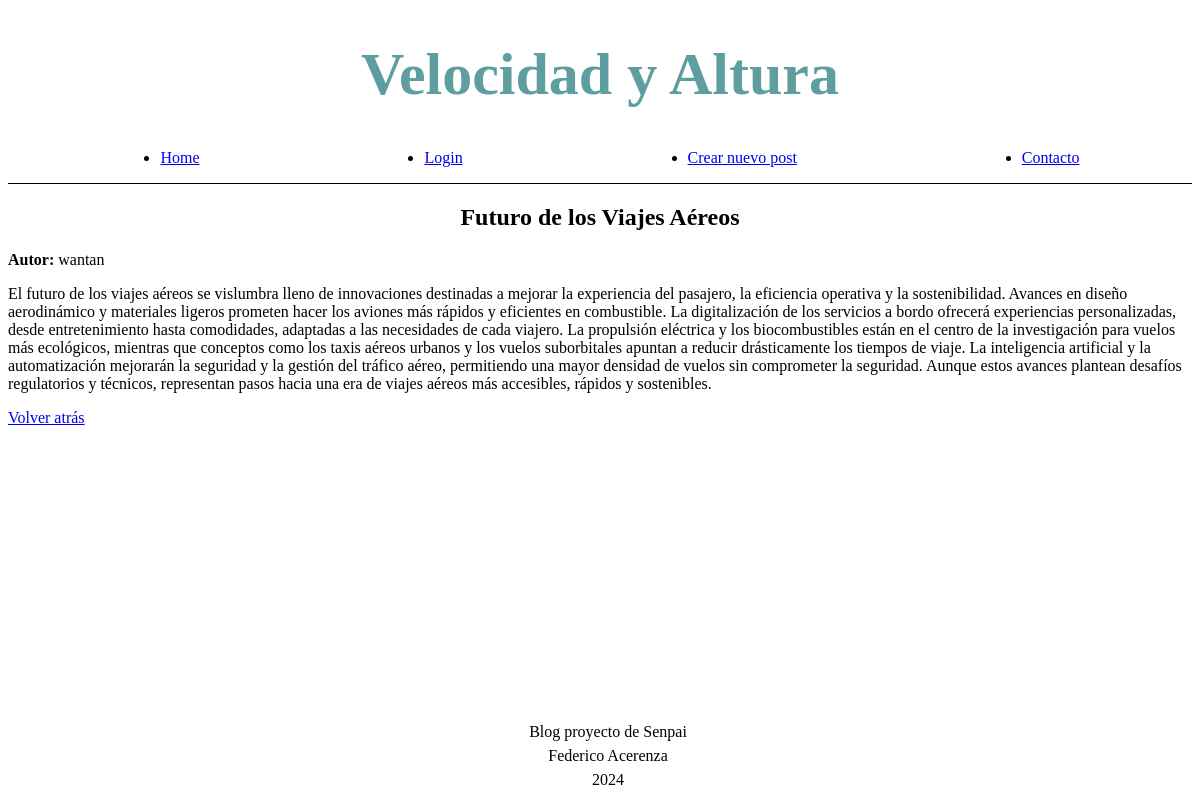
/post/10, run on the app's committed database.
### tables this page shows
CREATE TABLE posts (
        id INTEGER PRIMARY KEY AUTOINCREMENT,
        created TIMESTAMP NOT NULL DEFAULT CURRENT_TIMESTAMP,
        title TEXT NOT NULL,
        content TEXT NOT NULL,
        author TEXT NOT NULL
    );

### main.py (the view)
@app.route('/post/<id>')
def post_id(id):
    post_query = "SELECT * FROM posts WHERE posts.id == ?"
    post = query_all(post_query, (id,))
    if post:
        return render_template("post.html", post=post[0])
    return redirect('/')

### main.py (called while the page is built)
def get_db_connection():
    conn = sqlite3.connect('blog.db')
    conn.row_factory = sqlite3.Row
    return conn

def query_all(query, params=None):
    conn = get_db_connection()
    cursor = conn.execute(query, params) if params else conn.execute(query)
    result = cursor.fetchall()
    conn.close()
    return result

### templates/post.html (shortened to what this page needs)
{% extends "base.html" %}
{% block head %}
    <link rel="stylesheet" href="{{ url_for('static', filename='css/home.css') }}">
{% endblock %}
{% block main %}
    {% if post %}
        <div>
            <h2>{{ post.title }}</h2>
            <p><strong>Autor:</strong> {{ post.author }}</p>
            <p>{{ post.content }}</p>
            <a href="/">Volver atrás</a>
        </div>
    {% endif %}
{% endblock %}

### static/css/home.css (style rules this page uses)
h2 { text-align: center; }

### data on the page
posts: title "Futuro de los Viajes Aéreos", author "wantan", content "El futuro de los viajes aéreos se vislumbra lleno de innovaciones destinadas a mejorar la experiencia del pasajero, la eficiencia operativa y la sostenibilidad. Avances en diseño aerodinámico y materiales ligeros prometen hacer los aviones más rápidos y eficientes en combustible. La digitalización de los servicios a bordo ofrecerá experiencias personalizadas, desde entretenimiento hasta comodidades, adaptadas a las necesidades de cada viajero. La propulsión eléctrica y los biocombustibles están en el centro de la investigación para vuelos más ecológicos, mientras que conceptos como los taxis aéreos urbanos y los vuelos suborbitales apuntan a reducir drásticamente los tiempos de viaje. La…"
